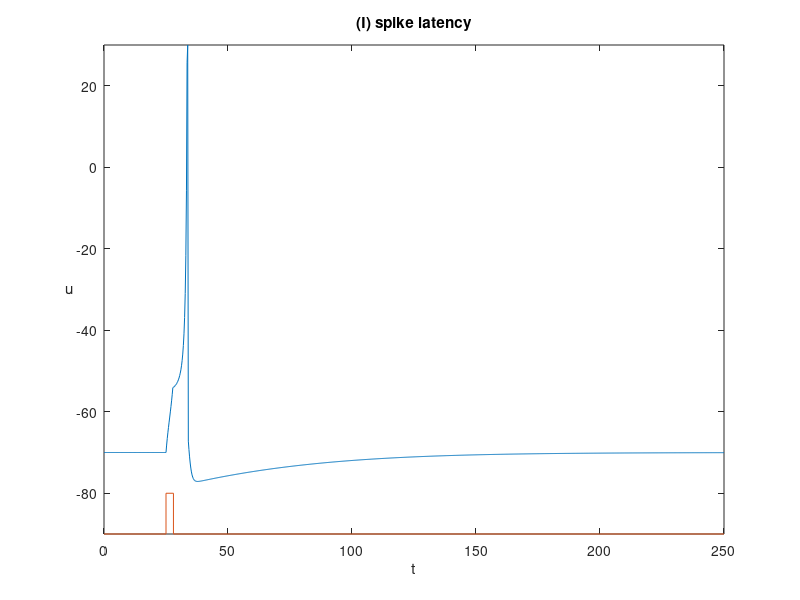
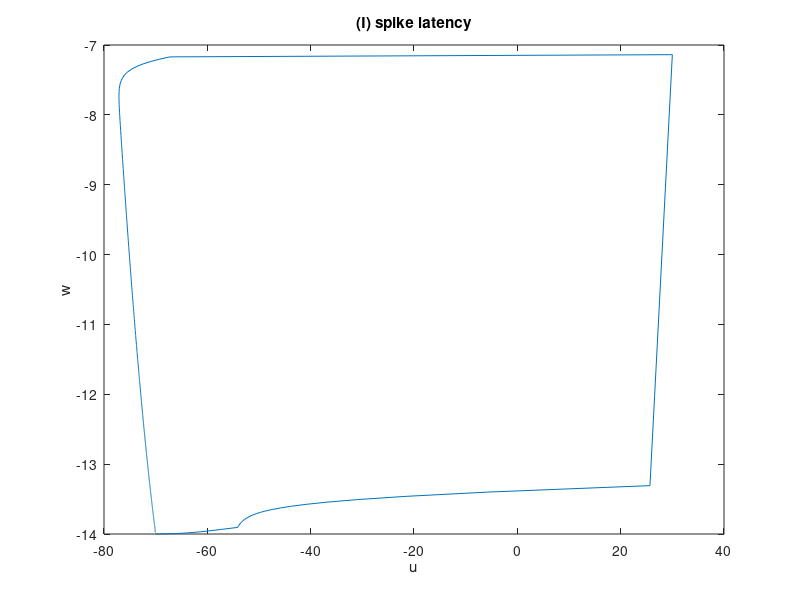

Write the MATLAB code that produced these figures, in order.
a=0.02; b=0.2;  c=-65;  d=6;

u = [];
w = [];
u(1) = -70; % quiescent state
w(1) = b*u(1);

uFiltered = [];  % memorizzo le u
wFiltered = []; % memorizzo le w

tau = 0.25;  % discretizzazione tempo
tspan = 0:tau:250;  % durata esperimento
T1 = tspan(end)/10;  % dopo quanto forniamo corrente 

i=1;

for t=tspan
    
    if t>T1 & t < T1+3 
        I=7.3;
    else
        I=0;
    end
  
    u(i+1) = u(i) + tau*(0.04*u(i)^2 + 5*u(i) + 140 - w(i) + I);
    
    if u(i+1)>30
        uFiltered(end+1) = 30;
    else
        uFiltered(end+1) = u(i+1);
    end
    
    w(i+1) = w(i) + tau*a*(b*u(i+1) - w(i));
    
    if u(i+1)>30
        u(i+1) = c;
        w(i+1) = w(i+1) + d;
    end
    
    wFiltered(end+1) = w(i+1);
    
    i = i+1;
end

%%
plot(tspan,uFiltered,[0 T1 T1 T1+3 T1+3 max(tspan)],-90+[0 0 10 10 0 0]);
axis([0 max(tspan) -90 30])  
xlabel('t')
ylabel('u')
hYLabel = get(gca,'YLabel');
set(hYLabel,'rotation',0,'VerticalAlignment','middle')
title('(I) spike latency');
savefig('./images/I_membrane.fig');

%%
plot(uFiltered, wFiltered);
xlabel('u');
ylabel('w');
title('(I) spike latency');
savefig('./images/I_phase.fig');